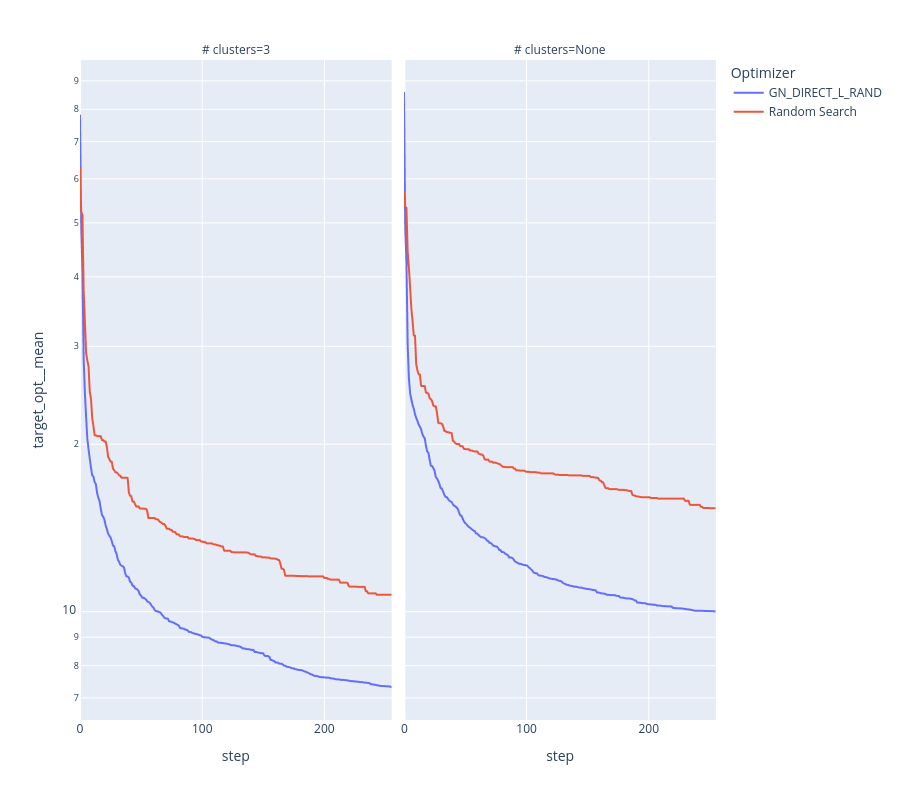

Notebook source saved alongside this figure:
### Markdown cell above
# Plots for multi-step metrics

### Code cell
tmp_group_columns = ['step'] + [i for i in non_unique_params.columns if i != 'data__run']
tmp = MS_MERGED[non_unique_params.columns.to_list() + MS_METRICS.columns.to_list()]
# tmp.loc[tmp['LOC'].isna(), 'LOC'] = 'False'
tmp = tmp.fillna(np.inf)  # First replace nan
tmp = tmp.groupby(
    tmp_group_columns,
    dropna=False)
tmp = tmp.mean(numeric_only=True).replace(np.inf, np.nan) # Then insert nan's again
tmp = tmp.reset_index()

#tmp['No. of Bidding Jobs'] = tmp['No. of Bidding Jobs'].astype(str)
px.line(
    tmp,
    x='step',
    y='target_opt__mean',
    color='Optimizer',
    facet_col='# clusters',
    # facet_row='carrier',
    # line_dash='LOC',
    #markers=True,
    #labels={'target_opt_mean': PARAMS['Error Function'].unique()[0]},
    log_y=True,
    height=800
).update_traces(connectgaps=True)

### Figure 1 — Plotly figure (JSON) as saved in the notebook; plotly's stock layout.template omitted (floating-point values rounded to 4 significant figures; data arrays with more than 128 entries replaced by an {"elided": "..."} marker saying what was removed)
{"data": [{"connectgaps": true, "hovertemplate": "Optimizer=GN_DIRECT_L_RAND<br># clusters=3<br>step=%{x}<br>target_opt__mean=%{y}<extra></extra>", "legendgroup": "GN_DIRECT_L_RAND", "line": {"color": "#636efa", "dash": "solid"}, "marker": {"symbol": "circle"}, "mode": "lines", "name": "GN_DIRECT_L_RAND", "showlegend": true, "type": "scattergl", "x": {"elided": "256 int values"}, "xaxis": "x", "y": {"elided": "256 float values"}, "yaxis": "y"}, {"connectgaps": true, "hovertemplate": "Optimizer=GN_DIRECT_L_RAND<br># clusters=None<br>step=%{x}<br>target_opt__mean=%{y}<extra></extra>", "legendgroup": "GN_DIRECT_L_RAND", "line": {"color": "#636efa", "dash": "solid"}, "marker": {"symbol": "circle"}, "mode": "lines", "name": "GN_DIRECT_L_RAND", "showlegend": false, "type": "scattergl", "x": {"elided": "256 int values"}, "xaxis": "x2", "y": {"elided": "256 float values"}, "yaxis": "y2"}, {"connectgaps": true, "hovertemplate": "Optimizer=Random Search<br># clusters=3<br>step=%{x}<br>target_opt__mean=%{y}<extra></extra>", "legendgroup": "Random Search", "line": {"color": "#EF553B", "dash": "solid"}, "marker": {"symbol": "circle"}, "mode": "lines", "name": "Random Search", "showlegend": true, "type": "scattergl", "x": {"elided": "256 int values"}, "xaxis": "x", "y": {"elided": "256 float values"}, "yaxis": "y"}, {"connectgaps": true, "hovertemplate": "Optimizer=Random Search<br># clusters=None<br>step=%{x}<br>target_opt__mean=%{y}<extra></extra>", "legendgroup": "Random Search", "line": {"color": "#EF553B", "dash": "solid"}, "marker": {"symbol": "circle"}, "mode": "lines", "name": "Random Search", "showlegend": false, "type": "scattergl", "x": {"elided": "256 int values"}, "xaxis": "x2", "y": {"elided": "256 float values"}, "yaxis": "y2"}], "layout": {"annotations": [{"font": {}, "showarrow": false, "text": "# clusters=3", "x": 0.245, "xanchor": "center", "xref": "paper", "y": 1, "yanchor": "bottom", "yref": "paper"}, {"font": {}, "showarrow": false, "text": "# clusters=None", "x": 0.755, "xanchor": "center", "xref": "paper", "y": 1, "yanchor": "bottom", "yref": "paper"}], "height": 800, "legend": {"title": {"text": "Optimizer"}, "tracegroupgap": 0}, "margin": {"t": 60}, "xaxis": {"anchor": "y", "domain": [0, 0.49], "title": {"text": "step"}}, "xaxis2": {"anchor": "y2", "domain": [0.51, 1], "matches": "x", "title": {"text": "step"}}, "yaxis": {"anchor": "x", "domain": [0, 1], "title": {"text": "target_opt__mean"}, "type": "log"}, "yaxis2": {"anchor": "x2", "domain": [0, 1], "matches": "y", "showticklabels": false, "type": "log"}}}
